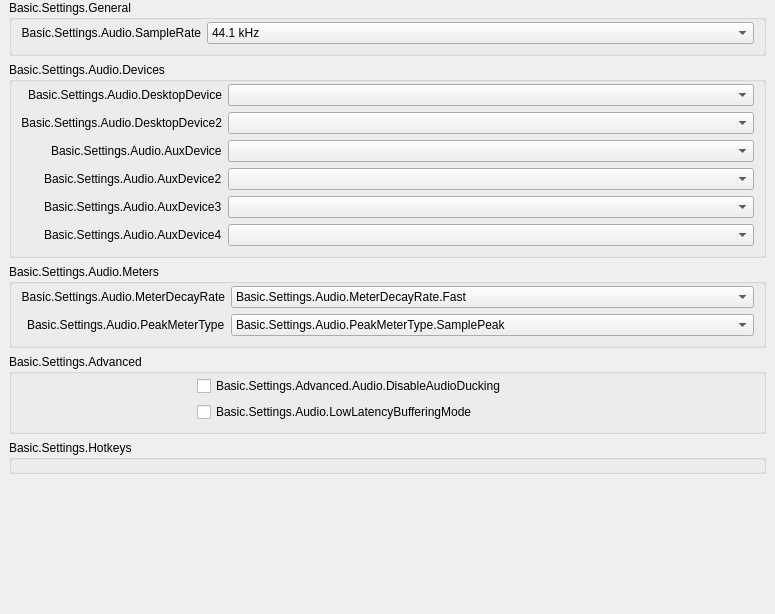
           <widget class="QWidget" name="scrollAreaWidgetContents_50">
            <property name="geometry">
             <rect>
              <x>0</x>
              <y>0</y>
              <width>775</width>
              <height>614</height>
             </rect>
            </property>
            <layout class="QVBoxLayout" name="verticalLayout_50">
             <property name="leftMargin">
              <number>0</number>
             </property>
             <property name="topMargin">
              <number>0</number>
             </property>
             <property name="rightMargin">
              <number>0</number>
             </property>
             <property name="bottomMargin">
              <number>9</number>
             </property>
             <item>
              <widget class="QFrame" name="widget_50">
               <layout class="QVBoxLayout" name="verticalLayout_51">
                <property name="leftMargin">
                 <number>9</number>
                </property>
                <property name="topMargin">
                 <number>0</number>
                </property>
                <property name="bottomMargin">
                 <number>0</number>
                </property>
                <item>
                 <widget class="QGroupBox" name="audioGeneralGroupBox">
                  <property name="title">
                   <string>Basic.Settings.General</string>
                  </property>
                  <layout class="QFormLayout" name="formLayout_52">
                   <property name="fieldGrowthPolicy">
                    <enum>QFormLayout::AllNonFixedFieldsGrow</enum>
                   </property>
                   <property name="labelAlignment">
                    <set>Qt::AlignRight|Qt::AlignTrailing|Qt::AlignVCenter</set>
                   </property>
                   <property name="topMargin">
                    <number>2</number>
                   </property>
                   <item row="0" column="0">
                    <widget class="QLabel" name="label_14">
                     <property name="minimumSize">
                      <size>
                       <width>170</width>
                       <height>0</height>
                      </size>
                     </property>
                     <property name="text">
                      <string>Basic.Settings.Audio.SampleRate</string>
                     </property>
                     <property name="alignment">
                      <set>Qt::AlignRight|Qt::AlignTrailing|Qt::AlignVCenter</set>
                     </property>
                     <property name="buddy">
                      <cstring>sampleRate</cstring>
                     </property>
                    </widget>
                   </item>
                   <item row="0" column="1">
                    <widget class="QComboBox" name="sampleRate">
                     <property name="currentText">
                      <string notr="true">44.1 kHz</string>
                     </property>
                     <property name="currentIndex">
                      <number>0</number>
                     </property>
                     <item>
                      <property name="text">
                       <string>44.1 kHz</string>
                      </property>
                     </item>
                     <item>
                      <property name="text">
                       <string>48 kHz</string>
                      </property>
                     </item>
                    </widget>
                   </item>
                  </layout>
                 </widget>
                </item>
                <item>
                 <widget class="QGroupBox" name="audioDevicesGroupBox">
                  <property name="title">
                   <string>Basic.Settings.Audio.Devices</string>
                  </property>
                  <layout class="QFormLayout" name="formLayout_53">
                   <property name="fieldGrowthPolicy">
                    <enum>QFormLayout::AllNonFixedFieldsGrow</enum>
                   </property>
                   <property name="labelAlignment">
                    <set>Qt::AlignRight|Qt::AlignTrailing|Qt::AlignVCenter</set>
                   </property>
                   <property name="topMargin">
                    <number>2</number>
                   </property>
                   <item row="0" column="0">
                    <widget class="QLabel" name="label_2">
                     <property name="minimumSize">
                      <size>
                       <width>170</width>
                       <height>0</height>
                      </size>
                     </property>
                     <property name="text">
                      <string>Basic.Settings.Audio.DesktopDevice</string>
                     </property>
                     <property name="alignment">
                      <set>Qt::AlignRight|Qt::AlignTrailing|Qt::AlignVCenter</set>
                     </property>
                     <property name="buddy">
                      <cstring>desktopAudioDevice1</cstring>
                     </property>
                    </widget>
                   </item>
                   <item row="0" column="1">
                    <widget class="QComboBox" name="desktopAudioDevice1">
                     <property name="enabled">
                      <bool>true</bool>
                     </property>
                    </widget>
                   </item>
                   <item row="1" column="0">
                    <widget class="QLabel" name="label_3">
                     <property name="text">
                      <string>Basic.Settings.Audio.DesktopDevice2</string>
                     </property>
                     <property name="alignment">
                      <set>Qt::AlignRight|Qt::AlignTrailing|Qt::AlignVCenter</set>
                     </property>
                     <property name="buddy">
                      <cstring>desktopAudioDevice2</cstring>
                     </property>
                    </widget>
                   </item>
                   <item row="1" column="1">
                    <widget class="QComboBox" name="desktopAudioDevice2">
                     <property name="enabled">
                      <bool>true</bool>
                     </property>
                    </widget>
                   </item>
                   <item row="2" column="0">
                    <widget class="QLabel" name="label_4">
                     <property name="text">
                      <string>Basic.Settings.Audio.AuxDevice</string>
                     </property>
                     <property name="buddy">
                      <cstring>auxAudioDevice1</cstring>
                     </property>
                    </widget>
                   </item>
                   <item row="2" column="1">
                    <widget class="QComboBox" name="auxAudioDevice1">
                     <property name="enabled">
                      <bool>true</bool>
                     </property>
                    </widget>
                   </item>
                   <item row="3" column="0">
                    <widget class="QLabel" name="label_5">
                     <property name="text">
                      <string>Basic.Settings.Audio.AuxDevice2</string>
                     </property>
                     <property name="buddy">
                      <cstring>auxAudioDevice2</cstring>
                     </property>
                    </widget>
                   </item>
                   <item row="3" column="1">
                    <widget class="QComboBox" name="auxAudioDevice2">
                     <property name="enabled">
                      <bool>true</bool>
                     </property>
                    </widget>
                   </item>
                   <item row="4" column="0">
                    <widget class="QLabel" name="label_6">
                     <property name="text">
                      <string>Basic.Settings.Audio.AuxDevice3</string>
                     </property>
                     <property name="buddy">
                      <cstring>auxAudioDevice3</cstring>
                     </property>
                    </widget>
                   </item>
                   <item row="4" column="1">
                    <widget class="QComboBox" name="auxAudioDevice3">
                     <property name="enabled">
                      <bool>true</bool>
                     </property>
                    </widget>
                   </item>
                   <item row="5" column="1">
                    <widget class="QComboBox" name="auxAudioDevice4">
                     <property name="enabled">
                      <bool>true</bool>
                     </property>
                    </widget>
                   </item>
                   <item row="5" column="0">
                    <widget class="QLabel" name="label_67">
                     <property name="text">
                      <string>Basic.Settings.Audio.AuxDevice4</string>
                     </property>
                     <property name="buddy">
                      <cstring>auxAudioDevice4</cstring>
                     </property>
                    </widget>
                   </item>
                  </layout>
                 </widget>
                </item>
                <item>
                 <widget class="QGroupBox" name="audioMetersGroupBox">
                  <property name="title">
                   <string>Basic.Settings.Audio.Meters</string>
                  </property>
                  <layout class="QFormLayout" name="formLayout_54">
                   <property name="fieldGrowthPolicy">
                    <enum>QFormLayout::AllNonFixedFieldsGrow</enum>
                   </property>
                   <property name="labelAlignment">
                    <set>Qt::AlignRight|Qt::AlignTrailing|Qt::AlignVCenter</set>
                   </property>
                   <property name="topMargin">
                    <number>2</number>
                   </property>
                   <item row="0" column="0">
                    <widget class="QLabel" name="label_65">
                     <property name="minimumSize">
                      <size>
                       <width>170</width>
                       <height>0</height>
                      </size>
                     </property>
                     <property name="text">
                      <string>Basic.Settings.Audio.MeterDecayRate</string>
                     </property>
                     <property name="alignment">
                      <set>Qt::AlignRight|Qt::AlignTrailing|Qt::AlignVCenter</set>
                     </property>
                     <property name="buddy">
                      <cstring>meterDecayRate</cstring>
                     </property>
                    </widget>
                   </item>
                   <item row="0" column="1">
                    <widget class="QComboBox" name="meterDecayRate">
                     <property name="currentText">
                      <string>Basic.Settings.Audio.MeterDecayRate.Fast</string>
                     </property>
                     <property name="currentIndex">
                      <number>0</number>
                     </property>
                     <item>
                      <property name="text">
                       <string>Basic.Settings.Audio.MeterDecayRate.Fast</string>
                      </property>
                     </item>
                     <item>
                      <property name="text">
                       <string>Basic.Settings.Audio.MeterDecayRate.Medium</string>
                      </property>
                     </item>
                     <item>
                      <property name="text">
                       <string>Basic.Settings.Audio.MeterDecayRate.Slow</string>
                      </property>
                     </item>
                    </widget>
                   </item>
                   <item row="1" column="0">
                    <widget class="QLabel" name="label_66">
                     <property name="text">
                      <string>Basic.Settings.Audio.PeakMeterType</string>
                     </property>
                     <property name="buddy">
                      <cstring>peakMeterType</cstring>
                     </property>
                    </widget>
                   </item>
                   <item row="1" column="1">
                    <widget class="QComboBox" name="peakMeterType">
                     <property name="currentIndex">
                      <number>0</number>
                     </property>
                     <item>
                      <property name="text">
                       <string>Basic.Settings.Audio.PeakMeterType.SamplePeak</string>
                      </property>
                     </item>
                     <item>
                      <property name="text">
                       <string>Basic.Settings.Audio.PeakMeterType.TruePeak</string>
                      </property>
                     </item>
                    </widget>
                   </item>
                  </layout>
                 </widget>
                </item>
                <item>
                 <widget class="QGroupBox" name="audioAdvGroupBox">
                  <property name="title">
                   <string>Basic.Settings.Advanced</string>
                  </property>
                  <layout class="QFormLayout" name="formLayout_56">
                   <property name="fieldGrowthPolicy">
                    <enum>QFormLayout::AllNonFixedFieldsGrow</enum>
                   </property>
                   <property name="labelAlignment">
                    <set>Qt::AlignRight|Qt::AlignTrailing|Qt::AlignVCenter</set>
                   </property>
                   <property name="topMargin">
                    <number>2</number>
                   </property>
                   <item row="0" column="1">
                    <widget class="QCheckBox" name="disableAudioDucking">
                     <property name="text">
                      <string>Basic.Settings.Advanced.Audio.DisableAudioDucking</string>
                     </property>
                    </widget>
                   </item>
                   <item row="1" column="0">
                    <spacer name="horizontalSpacer_11">
                     <property name="orientation">
                      <enum>Qt::Horizontal</enum>
                     </property>
                     <property name="sizeHint" stdset="0">
                      <size>
                       <width>170</width>
                       <height>20</height>
                      </size>
                     </property>
                    </spacer>
                   </item>
                   <item row="1" column="1">
                    <widget class="QCheckBox" name="lowLatencyBuffering">
                     <property name="text">
                      <string>Basic.Settings.Audio.LowLatencyBufferingMode</string>
                     </property>
                    </widget>
                   </item>
                  </layout>
                 </widget>
                </item>
                <item>
                 <widget class="QGroupBox" name="audioHotkeysGroupBox">
                  <property name="title">
                   <string>Basic.Settings.Hotkeys</string>
                  </property>
                  <layout class="QFormLayout" name="audioSourceLayout">
                   <property name="fieldGrowthPolicy">
                    <enum>QFormLayout::AllNonFixedFieldsGrow</enum>
                   </property>
                   <property name="labelAlignment">
                    <set>Qt::AlignRight|Qt::AlignTrailing|Qt::AlignVCenter</set>
                   </property>
                   <property name="topMargin">
                    <number>2</number>
                   </property>
                  </layout>
                 </widget>
                </item>
                <item>
                 <spacer name="verticalSpacer_4">
                  <property name="orientation">
                   <enum>Qt::Vertical</enum>
                  </property>
                  <property name="sizeHint" stdset="0">
                   <size>
                    <width>20</width>
                    <height>0</height>
                   </size>
                  </property>
                 </spacer>
                </item>
               </layout>
              </widget>
             </item>
            </layout>
           </widget>
